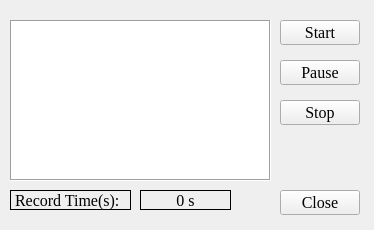
<?xml version="1.0" encoding="UTF-8"?>
<ui version="4.0">
 <class>MediaRecorder</class>
 <widget class="QMainWindow" name="MediaRecorder">
  <property name="geometry">
   <rect>
    <x>0</x>
    <y>0</y>
    <width>374</width>
    <height>230</height>
   </rect>
  </property>
  <property name="font">
   <font>
    <family>Times New Roman</family>
    <pointsize>12</pointsize>
   </font>
  </property>
  <property name="windowTitle">
   <string>MediaRecorder</string>
  </property>
  <widget class="QWidget" name="centralwidget">
   <widget class="QPushButton" name="btn_start">
    <property name="geometry">
     <rect>
      <x>280</x>
      <y>20</y>
      <width>80</width>
      <height>25</height>
     </rect>
    </property>
    <property name="text">
     <string>Start</string>
    </property>
   </widget>
   <widget class="QPushButton" name="btn_stop">
    <property name="geometry">
     <rect>
      <x>280</x>
      <y>100</y>
      <width>80</width>
      <height>25</height>
     </rect>
    </property>
    <property name="text">
     <string>Stop</string>
    </property>
   </widget>
   <widget class="QPushButton" name="btn_close">
    <property name="geometry">
     <rect>
      <x>280</x>
      <y>190</y>
      <width>80</width>
      <height>25</height>
     </rect>
    </property>
    <property name="text">
     <string>Close</string>
    </property>
   </widget>
   <widget class="QLabel" name="label">
    <property name="geometry">
     <rect>
      <x>10</x>
      <y>190</y>
      <width>121</width>
      <height>20</height>
     </rect>
    </property>
    <property name="frameShape">
     <enum>QFrame::Box</enum>
    </property>
    <property name="text">
     <string>Record Time(s):</string>
    </property>
   </widget>
   <widget class="QLabel" name="label_time">
    <property name="geometry">
     <rect>
      <x>140</x>
      <y>190</y>
      <width>91</width>
      <height>20</height>
     </rect>
    </property>
    <property name="frameShape">
     <enum>QFrame::Box</enum>
    </property>
    <property name="text">
     <string>0 s</string>
    </property>
    <property name="alignment">
     <set>Qt::AlignCenter</set>
    </property>
   </widget>
   <widget class="QPlainTextEdit" name="plainTextEdit">
    <property name="geometry">
     <rect>
      <x>10</x>
      <y>20</y>
      <width>261</width>
      <height>161</height>
     </rect>
    </property>
    <property name="frameShape">
     <enum>QFrame::Box</enum>
    </property>
   </widget>
   <widget class="QPushButton" name="btn_pause">
    <property name="geometry">
     <rect>
      <x>280</x>
      <y>60</y>
      <width>80</width>
      <height>25</height>
     </rect>
    </property>
    <property name="text">
     <string>Pause</string>
    </property>
   </widget>
  </widget>
 </widget>
 <resources/>
 <connections/>
</ui>
